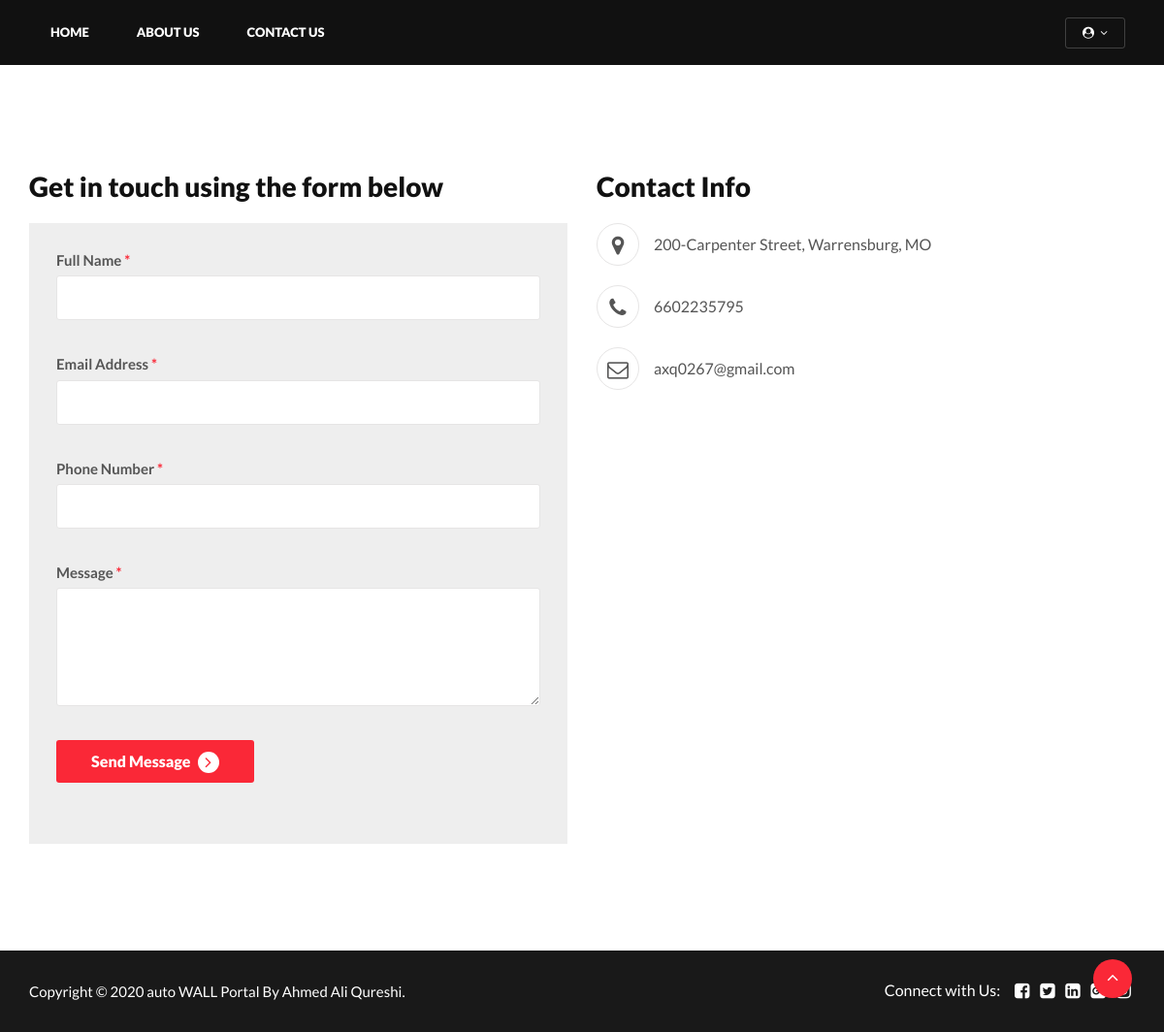
The page /contact-us.php on the database its author committed.
### tables this page shows
CREATE TABLE `tblcontactusinfo` (
  `id` int(11) NOT NULL,
  `Address` tinytext DEFAULT NULL,
  `EmailId` varchar(255) DEFAULT NULL,
  `ContactNo` char(11) DEFAULT NULL
);

### contact-us.php (the view, shortened to what this page needs)
<?php
include('includes/config.php');
?>
<!DOCTYPE HTML>
<html lang="en">
<head>
<link rel="stylesheet" href="assets/css/bootstrap.min.css" type="text/css">
<link rel="stylesheet" href="assets/css/style.css" type="text/css">
<link href="assets/css/bootstrap-slider.min.css" rel="stylesheet">
<link href="assets/css/font-awesome.min.css" rel="stylesheet">
</head>
<body>
<?php include('includes/header.php');?>
<section class="contact_us section-padding">
  <div class="container">
    <div  class="row">
      <div class="col-md-6">
        <h3>Get in touch using the form below</h3>
        <div class="contact_form gray-bg">
          <form  method="post">
            <div class="form-group">
              <label class="control-label">Full Name <span>*</span></label>
              <input type="text" name="fullname" class="form-control white_bg" id="fullname" required>
            </div>
            <div class="form-group">
              <label class="control-label">Email Address <span>*</span></label>
              <input type="email" name="email" class="form-control white_bg" id="emailaddress" required>
            </div>
            <div class="form-group">
              <label class="control-label">Phone Number <span>*</span></label>
              <input type="text" name="contactno" class="form-control white_bg" id="phonenumber" required>
            </div>
            <div class="form-group">
              <label class="control-label">Message <span>*</span></label>
              <textarea class="form-control white_bg" name="message" rows="4" required></textarea>
            </div>
            <div class="form-group">
              <button class="btn" type="submit" name="send" type="submit">Send Message <span class="angle_arrow"><i class="fa fa-angle-right" aria-hidden="true"></i></span></button>
            </div>
          </form>
        </div>
      </div>
      <div class="col-md-6">
        <h3>Contact Info</h3>
        <div class="contact_detail">
              <?php
$pagetype=$_GET['type'];
$sql = "SELECT Address,EmailId,ContactNo from tblcontactusinfo";
$query = $dbh -> prepare($sql);
$query->bindParam(':pagetype',$pagetype,PDO::PARAM_STR);
$query->execute();
$results=$query->fetchAll(PDO::FETCH_OBJ);
if($query->rowCount() > 0)
{
foreach($results as $result)
{ ?>
          <ul>
            <li>
              <div class="icon_wrap"><i class="fa fa-map-marker" aria-hidden="true"></i></div>
              <div class="contact_info_m"><?php   echo htmlentities($result->Address); ?></div>
            </li>
            <li>
              <div class="icon_wrap"><i class="fa fa-phone" aria-hidden="true"></i></div>
              <div class="contact_info_m"><a href="#"><?php   echo htmlentities($result->ContactNo); ?></a></div>
            </li>
            <li>
              <div class="icon_wrap"><i class="fa fa-envelope-o" aria-hidden="true"></i></div>
              <div class="contact_info_m"><a href="#"><?php   echo htmlentities($result->EmailId); ?></a></div>
            </li>
          </ul>
        <?php }} ?>
        </div>
      </div>
    </div>
  </div>
</section>
<?php include('includes/footer.php');?>
<div id="back-top" class="back-top"> <a href="#top"><i class="fa fa-angle-up" aria-hidden="true"></i> </a> </div>
</body>
</html>

### rows shown on the page
tblcontactusinfo: Address "200-Carpenter Street, Warrensburg, MO", ContactNo "6602235795", EmailId "axq0267@gmail.com"
